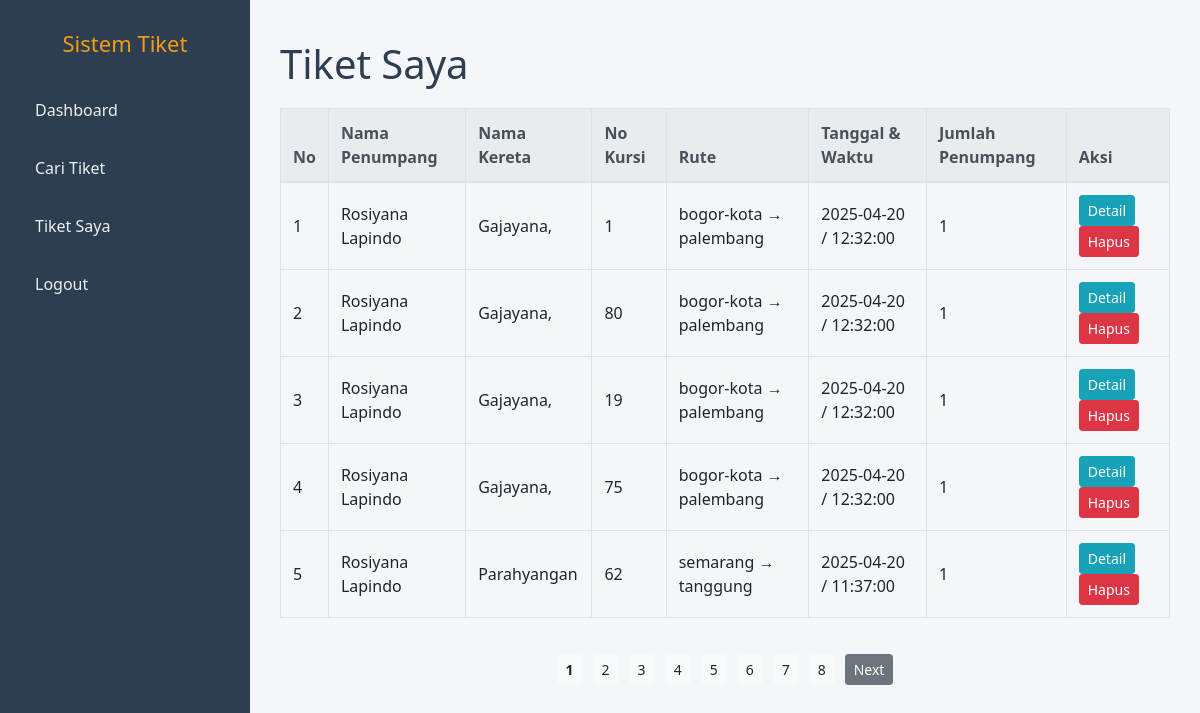
/pengguna/tiket_saya.php (signed in), run on the app's committed database.
### tables this page shows
CREATE TABLE `pemesanan` (
  `id` int(11) NOT NULL,
  `id_user` int(11) NOT NULL,
  `id_jadwal` int(11) NOT NULL,
  `jumlah_tiket` int(11) NOT NULL,
  `total_bayar` decimal(10,2) NOT NULL,
  `status_bayar` enum('belum bayar','sudah bayar') NOT NULL,
  `bukti_pembayaran` varchar(255) DEFAULT NULL,
  `metode_pembayaran` varchar(50) DEFAULT NULL,
  `waktu_pemesanan` timestamp NOT NULL DEFAULT current_timestamp()
);

CREATE TABLE `kereta` (
  `id` int(11) NOT NULL,
  `nama_kereta` varchar(100) NOT NULL,
  `jenis` enum('Ekonomi','Bisnis','Eksekutif') NOT NULL,
  `kapasitas` int(11) NOT NULL
);

CREATE TABLE `jadwal` (
  `id` int(11) NOT NULL,
  `id_kereta` int(11) NOT NULL,
  `asal` varchar(100) NOT NULL,
  `tujuan` varchar(100) NOT NULL,
  `waktu_berangkat` datetime NOT NULL,
  `waktu_tiba` datetime NOT NULL,
  `harga` decimal(10,2) NOT NULL
);

### pengguna/tiket_saya.php (the view, shortened to what this page needs)
<?php
include '../koneksi.php';
$id_user = $_SESSION['id_user'];
$query = "
    SELECT
        p.*,
        j.asal AS berangkat_dari,
        j.tujuan,
        DATE(j.waktu_berangkat) AS tanggal,
        TIME(j.waktu_berangkat) AS jam,
        j.waktu_berangkat,
        j.waktu_tiba,
        k.nama_kereta,
        k.jenis,
        (SELECT COUNT(*) FROM penumpang WHERE id_pemesanan = p.id) AS jumlah_penumpang,
        GROUP_CONCAT(pe.nama_penumpang ORDER BY pe.id SEPARATOR ', ') AS nama_penumpang,
        GROUP_CONCAT(pe.no_kursi ORDER BY pe.id SEPARATOR ', ') AS no_kursi
    FROM pemesanan p
    JOIN jadwal j ON p.id_jadwal = j.id
    JOIN kereta k ON j.id_kereta = k.id
    LEFT JOIN penumpang pe ON pe.id_pemesanan = p.id
    WHERE p.id_user = '$id_user'
    GROUP BY p.id
    ORDER BY p.waktu_pemesanan DESC
";
$result = mysqli_query($conn, $query);
$rowsPerPage = 5;
$totalRows = mysqli_num_rows($result);
$totalPages = ceil($totalRows / $rowsPerPage);
$page = isset($_GET['page']) ? (int)$_GET['page'] : 1;
$offset = ($page - 1) * $rowsPerPage;
$queryWithLimit = $query . " LIMIT $offset, $rowsPerPage";
$resultWithLimit = mysqli_query($conn, $queryWithLimit);
?>
<!DOCTYPE html>
<html lang="id">
<head>
    <link rel="stylesheet" href="https://stackpath.bootstrapcdn.com/bootstrap/4.5.2/css/bootstrap.min.css">
</head>
<body>
<div class="sidebar">
    <h2>Sistem Tiket</h2>
    <a href="index.php">Dashboard</a>
    <a href="cari_tiket.php">Cari Tiket</a>
    <a href="tiket_saya.php">Tiket Saya</a>
    <a href="../logout.php">Logout</a>
</div>
<div class="main">
    <h1>Tiket Saya</h1>
    <?php if (mysqli_num_rows($resultWithLimit) > 0): ?>
        <table class="table table-bordered table-hover">
            <thead class="thead-light">
                <tr>
                    <th>No</th>
                    <th>Nama Penumpang</th>
                    <th>Nama Kereta</th>
                    <th>No Kursi</th>
                    <th>Rute</th>
                    <th>Tanggal & Waktu</th>
                    <th>Jumlah Penumpang</th>
                    <th>Aksi</th>
                </tr>
            </thead>
            <tbody>
                <?php $no = $offset + 1; while ($row = mysqli_fetch_assoc($resultWithLimit)): ?>
                    <tr>
                        <td><?= $no++ ?></td>
                        <td><?= htmlspecialchars($row['nama_penumpang']) ?></td>
                        <td><?= htmlspecialchars($row['nama_kereta']) ?></td>
                        <td><?= htmlspecialchars($row['no_kursi']) ?></td>
                        <td><?= htmlspecialchars($row['berangkat_dari']) ?> → <?= htmlspecialchars($row['tujuan']) ?></td>
                        <td><?= $row['tanggal'] ?> / <?= $row['jam'] ?></td>
                        <td><?= $row['jumlah_penumpang'] ?></td>
                        <td>
                            <a href="detail.php?id=<?= $row['id'] ?>" class="btn btn-info btn-sm">Detail</a>
                            <a href="?delete_id=<?= $row['id'] ?>" class="btn btn-danger btn-sm" onclick="return confirm('Apakah Anda yakin ingin menghapus pemesanan ini?')">Hapus</a>
                        </td>
                    </tr>
                <?php endwhile; ?>
            </tbody>
        </table>
    <?php else: ?>
        <div class="alert alert-warning">Anda belum memesan tiket.</div>
    <?php endif; ?>
    <div class="pagination">
        <?php for ($i = 1; $i <= $totalPages; $i++): ?>
            <a href="?page=<?= $i ?>" class="btn btn-light btn-sm <?= $page == $i ? 'font-weight-bold' : '' ?>"><?= $i ?></a>
        <?php endfor; ?>
        <?php if ($page < $totalPages): ?>
            <a href="?page=<?= $page + 1 ?>" class="btn btn-secondary btn-sm">Next</a>
        <?php endif; ?>
    </div>
</div>
</body>
</html>

### pengguna/tiket_saya.php (style rules this page uses)
* { margin: 0; padding: 0; box-sizing: border-box; font-family: 'Segoe UI', sans-serif; }
body { background: #f4f6f9; }
.sidebar { width: 250px; background: #2c3e50; color: #fff; position: fixed; top: 0; bottom: 0; padding: 30px 20px; }
.sidebar h2 { margin-bottom: 30px; font-size: 22px; text-align: center; color: #f39c12; }
.sidebar a { display: block; color: #ecf0f1; padding: 12px 15px; margin: 10px 0; text-decoration: none; border-radius: 8px; transition: 0.3s; }
.main { margin-left: 250px; padding: 40px 30px; }
.main h1 { margin-bottom: 20px; color: #2c3e50; }
.table td, .table th { vertical-align: middle; }
.pagination { display: flex; justify-content: center; padding-top: 20px; }
.pagination a { margin: 0 5px; }

### data on the page
pemesanan: nama_penumpang "Rosiyana Lapindo", kereta.nama_kereta "Gajayana,", no_kursi "1", id_jadwal.asal "bogor-kota", id_jadwal.tujuan "palembang", tanggal "2025-04-20", jam "12:32:00", jumlah_penumpang "1"
pemesanan: nama_penumpang "Rosiyana Lapindo", kereta.nama_kereta "Gajayana,", no_kursi "80", id_jadwal.asal "bogor-kota", id_jadwal.tujuan "palembang", tanggal "2025-04-20", jam "12:32:00", jumlah_penumpang "1"
pemesanan: nama_penumpang "Rosiyana Lapindo", kereta.nama_kereta "Gajayana,", no_kursi "19", id_jadwal.asal "bogor-kota", id_jadwal.tujuan "palembang", tanggal "2025-04-20", jam "12:32:00", jumlah_penumpang "1"
pemesanan: nama_penumpang "Rosiyana Lapindo", kereta.nama_kereta "Gajayana,", no_kursi "75", id_jadwal.asal "bogor-kota", id_jadwal.tujuan "palembang", tanggal "2025-04-20", jam "12:32:00", jumlah_penumpang "1"
pemesanan: nama_penumpang "Rosiyana Lapindo", kereta.nama_kereta "Parahyangan", no_kursi "62", id_jadwal.asal "semarang", id_jadwal.tujuan "tanggung", tanggal "2025-04-20", jam "11:37:00", jumlah_penumpang "1"
